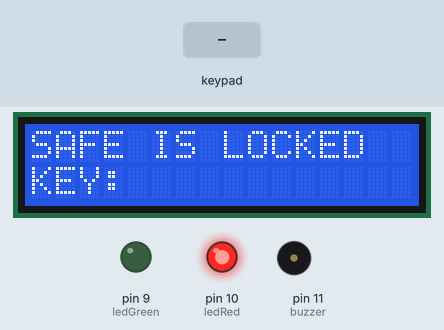
A sketch run on a simulated Arduino Uno, built with avr-gcc and run on an emulated ATmega328P. Shown: 16×2 character LCD, output pins drawn as LEDs (lit = HIGH), buzzer (waves = sounding, pin HIGH). Wiring (inferred from the names in the program): 4×3 keypad with keys 1 2 3 4 5 6 7 8 9 * 0 #: rows pin 7, pin 2, pin 3, pin 5; columns pin 4, pin 6, pin 8. The test bench sets the inputs (shaded band). Pins used as bus, display or sensor lines are not drawn.

Above: at 7.2 s.
7.3 s: keypad keys 1 3 9 7 2 2 pressed 0.4 s apart
At 9.9 s:
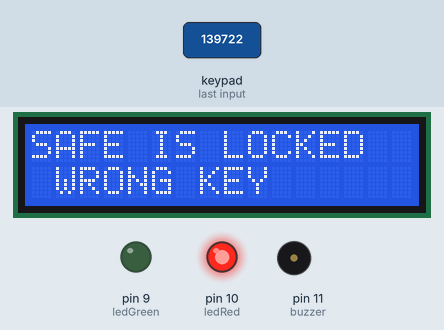
11.2 s: key '2' pressed
At 13.7 s:
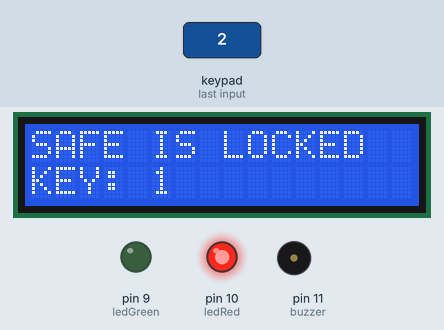
14.2 s: key '1' pressed
At 14.7 s:
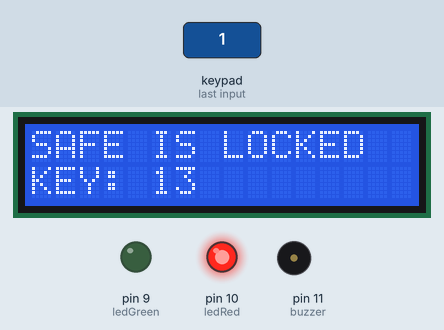
15.9 s: keypad keys 0 0 0 0 0 0 # pressed 0.4 s apart
At 19.0 s:
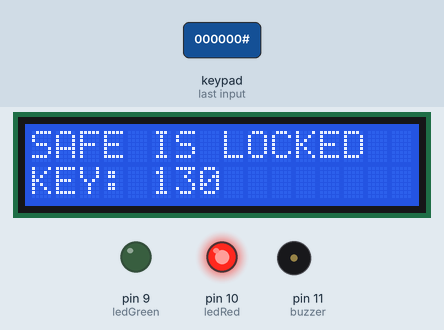
Timing chart, 0 to 20.5 s (numbered marks = the images above; inputs shaded):
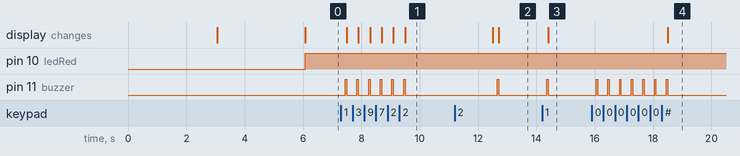

The sketch:

projeto_cofre.ino
```cpp
/*  Projeto Confre digital simples
 *  Componentes: Display LCD 16X2, Teclado matricial 4X3, Buzzer e led RGB.
 *  Autor: Matheus Fernando Mollon
 *  Data: 16/02/2016
 *  Versão: 1.0
 *  Observações: este código é open-source. Logo, é permitido sua utilização e alteração,
 *  sendo proibida venda deste projeto ou parte do mesmo.
 */

#include <EEPROM.h> //importa a biblioteca para manipulação da EEPROM
#include <LiquidCrystal.h> ////importa a biblioteca para manipulação do display LCD
#define numeroLinhas 4 // 4 linhas presentes no teclado
#define numeroColunas 3 // 3 colunas presentes no teclado
#define ledGreen 9 // definição do pino para o LED verde do RGB
#define ledRed 10 // definição do pino para o LED verde do RGB
#define buzzer 11 // definição do pino para o Buzzer
LiquidCrystal lcd(19, 18, 14, 15, 16, 17); // pinos do display LCD RW/EN/D0/D1/D2/D3
const char teclado[numeroLinhas][numeroColunas] = { //matriz com o teclado matricial utilizado
  {'1', '2', '3'},
  {'4', '5', '6'},
  {'7', '8', '9'},
  {'*', '0', '#'}
};

const int linhas[numeroLinhas] = { 7, 2, 3, 5}; //pinos que correspondem às linhas do teclado
const int colunas[numeroColunas] = { 6, 8, 4}; //pinos  que correspondem às colunas do teclado
char nenhuma = 0; // indica que não há uma tecla válida pressionada no teclado
int password[6]; //armazenamento da senha do usuário
int passwordAux[6] = {0, 0, 0, 0, 0, 0}; //vetor auxiliar para verificação da senha de desbloqueio do cofre
int estaFechado = 0; // indica se o cofre está trancado (1) ou se está aberto (0).

void setup() {
  /*Configuração dos pinos dos LEDS e do buzzer */
  pinMode(ledGreen, OUTPUT);
  pinMode(ledRed, OUTPUT);
  pinMode(buzzer, OUTPUT);
  digitalWrite(buzzer, LOW);

  /*Configuração dos pinos do teclado matricial*/
  //configura as linhas do teclado
  for (int i = 0; i < numeroLinhas; i++) {
    pinMode(linhas[i], INPUT); // as linhas são entradas digitais para o Arduino
    digitalWrite(linhas[i], HIGH); //são inicializadas em nível lógico alto
  }
  //configura as colunas como saídas com padrão em nível lógico alto
  for (int j = 0; j < numeroColunas; j++) {
    pinMode(colunas[j], OUTPUT); // as colunas são saídas digitais para o Arduino
    digitalWrite(colunas[j], HIGH); // são inicializadas com o nível lógico alto
  }

  //Inicialização e configuração do Display LCD
  lcd.begin(16, 2); //inicia o display e indica o seu tipo (16X2)
  lcd.setCursor(0, 0); //posiciona o cursos na primeira coluna e linha
  lcd.print("SAFE PROJECT");
  lcd.setCursor(0, 1);
  lcd.print("BY MOLLON");
  delay(3000);
  lcd.setCursor(0, 1);
  lcd.print("Loading...");
  delay(3000);
  lerDadosEEPROM(); // realiza a leitura da EEPROM do Arduino.


}

/*Função responsável pela leitura dos dados armazenados na EEPROM. Ao todo, são
 * sete endereços utilizados, sendo o primeiro para armazenar o esta do
 * cofre, ou seja, está travado ou aberto e os outros 6 endereços armazenam
 * a senha definida pelo usuário.
 */
void lerDadosEEPROM() {
  for (int i = 0; i < 7; i++) {
    if (i == 0) {
      estaFechado = EEPROM.read(i);
    } else {
      password[i - 1] = EEPROM.read(i);
    }
  }
}

/*Função responsável pela escrita dos dados na EEPROM. Ao todo, são
 * sete endereços utilizados, sendo o primeiro para armazenar o esta do
 * cofre, ou seja, está travado ou aberto e os outros 6 endereços armazenam
 * a senha definida pelo usuário.
 */
void escreverDadosEEPROM() {
  for (int i = 0; i < 7; i++) {
    if (i == 0) {
      EEPROM.write(i, estaFechado);
    } else {
      EEPROM.write(i, password[i - 1]);
    }
  }
}


void loop() {

  if (estaFechado) { // se o cofre estiver fechado ("estaFechado ==1"), então:
    lcd.clear(); //limpa os escritos do display LCD
    digitalWrite(ledGreen, LOW); // desativa o LED verde
    digitalWrite(ledRed, HIGH); // ativa o led vermelho
    lcd.setCursor(0, 0); //posiciona o cursor em 0x0
    lcd.print("SAFE IS LOCKED");
    lcd.setCursor(0, 1);
    lcd.print("KEY:");
    lcd.print(" ");
    inserirSenha(1); //entra na função para inserção da senha, onde o sistema aguarda o usuário digitar a senha para desbloqueio do cofre.
    verificarSenha(); // verifica se a senha digitada está correta.
    if (!estaFechado) { // caso esta variável esteja com seu valor igual a zero, significa que a senha digitada está correta.
      EEPROM.write(0, estaFechado);// é sobrescrito no endereço zero da EEPROM que o cofre está liberado.
    } else { // Se mesmo após a verificação da senha o cofre continua fechado, então a senha digitada está errada.
      lcd.clear();
      lcd.setCursor(0, 0);
      lcd.print("SAFE IS LOCKED");
      lcd.setCursor(1, 4);
      lcd.print("WRONG KEY");
      delay(3000);
    }
  } else { // se o cofre não estiver fechado ("estaFechado ==0"), então:
    digitalWrite(ledRed, LOW); //desliga o led vermelho
    digitalWrite(ledGreen, HIGH); // liga o led verde
    lcd.clear();
    lcd.setCursor(0, 0);
    lcd.print("SAFE IS UNLOCKED");
    lcd.setCursor(0, 1);
    lcd.print("KEY:");
    lcd.print(" ");
    inserirSenha(2); // esta função aguarda que uma nova senha seja configurada (digitada) para bloquear o cofre.
    estaFechado = 1; // Após a digitação da senha pelo usuário, o cofre é travado
    escreverDadosEEPROM(); // Escreve o status do cofre, bem como a nova senha na EEPROM.
  }


}

/* Função utilizada para fazer a verificação da senha inserida
 *  pelo usuário para desbloqueio do cofre.
 */
void verificarSenha() {
  estaFechado = 0; // assume que o cofre esteja aberto (só como critério de verificação simples)
  for (int i = 0; i < 6; i++) {
    if (password[i] != passwordAux[i]) { // caso algum elemendo do vetor da senha esteja errado
      estaFechado = 1; // mantem o estado do cofre como bloquado.
    }
  }
}

/* Esta função é responsável por aguardar a entrada da senha pelo usuário.
 *  Argumento: int com a opção de entrada.
 *             1 - para desbloquear o cofre
 *             2-  para configurar a senha e bloquear o cofre
 *
 */
void inserirSenha(int op) {
  int contDigitos = 0; // contador de dígitos inseridos pelo usuário
  char tecla = nenhuma; // inicia a variável tecla com nenhuma tecla válida
  while (contDigitos < 6) { // enquanto não forem digitados os 6 digítos da senha:
    tecla = obtemTecla(); // faz a varredura no reclado matricial para obter a tecla digitada
    if (tecla != nenhuma) { // verifica se é uma tecla válida.
      if (tecla >= '0' && tecla <= '9') { //verifica se é um valor válido
        lcd.print(tecla); // imprime o caractere digitado no display
        if (op == 1) {
          passwordAux[contDigitos] = charToInt(tecla); // converte a tecla digitada do tipo char para seu valor inteiro.
         } else {
          password[contDigitos] = charToInt(tecla);
        }
        contDigitos++; // incrementa o total de teclas digitadas.
      }
    }
  }
}

/* Esta função realiza a conversão de um caractere (char) para um valor inteiro
 *  Argumento: char (dígito obtido pelo teclado)
 *  Retorno: int (valor convertido)
 */

int charToInt(char digito) {
  return digito - '0';
}


/* Função responsável por fazer a varredura do teclado em busca da tecla
 *  pressionada. Esta função foi extraída do material da Robocore, porém há
 *  várias formas de fazer, sendo possível encontrar bibliotecas prontas para
 *  fazer a leitura do teclado, como a Keypad Library for Arduino que está
 *  disponível em: http://playground.arduino.cc/Code/Keypad. Pessoalmente,
 *  prefiro montar as lógicas para entender o funcionamento dos componentes
 *  e escolhi a lógica da robocore, pois a maneira como é feita a varredura é
 *  semelhante a lógica simples para percorrer matrizes na linguagem C, o que
 *  facilita o entendimento.
 */
char obtemTecla() {
  char tecla = nenhuma; // inicia a variável tecla
  boolean teclaPressionada = false; // variável utilizada para indicar que a tecla digitada fora encontrada
  for (int j = 0; j < numeroColunas; j++) { //percorre todas as colunas do teclado
    digitalWrite(colunas[j], LOW);
    for (int i = 0; i < numeroLinhas; i++) { // percorre todas as linhas do teclado
      if (digitalRead(linhas[i]) == LOW) { // verifica qual linha foi pressionada pela primeira vez
        delay(30); //aplica debounce para evitar ruído
      }
      if (digitalRead(linhas[i]) == LOW) { // se ainda estiver pressionada, então de fato é uma tecla pressionada
        while (digitalRead(linhas[i]) != HIGH); // enquanto estiver pressionada nada será realizado
        tecla = teclado[i][j]; // atribui a variável "tecla" o caractere digitado através da matriz do teclado.
        digitalWrite(buzzer, HIGH); // ativa o buzzer por 50ms para indicar o sinal sonoro ao pressionar a tecla.
        delay(50);
        digitalWrite(buzzer, LOW);
        teclaPressionada = true;
        break; // sai do laço interno pois encontrou a tecla pressionada
      }
    }
    digitalWrite(colunas[j], HIGH);
    if (teclaPressionada) { // caso a tecla seja encontrada, sai do laço mais externo e retorna a tecla.
      break;
    }
  }
  return tecla;
}
```

Measured:
- after the input at 7.3 s, pin 11 (buzzer): alternates HIGH for 0.05 s and LOW for 0.35 s, 12 changes in all, then stays LOW, starting after 0.15 s; the display: first changes after 0.20 s (image 1 shows a later state)
- after the input at 11.2 s, pin 11 (buzzer): LOW → HIGH after 1.5 s, → LOW 0.05 s later; the display: first differs from a run without the input after 1.5 s (image 2)
- after the input at 14.2 s, pin 11 (buzzer): LOW → HIGH after 0.15 s, → LOW 0.05 s later; the display: changes after 0.20 s (image 3)
- after the input at 15.9 s, pin 11 (buzzer): alternates HIGH for 0.05 s and LOW for 0.35 s, 14 changes in all, then stays LOW, starting after 0.15 s; the display: changes after 2.6 s (image 4)
